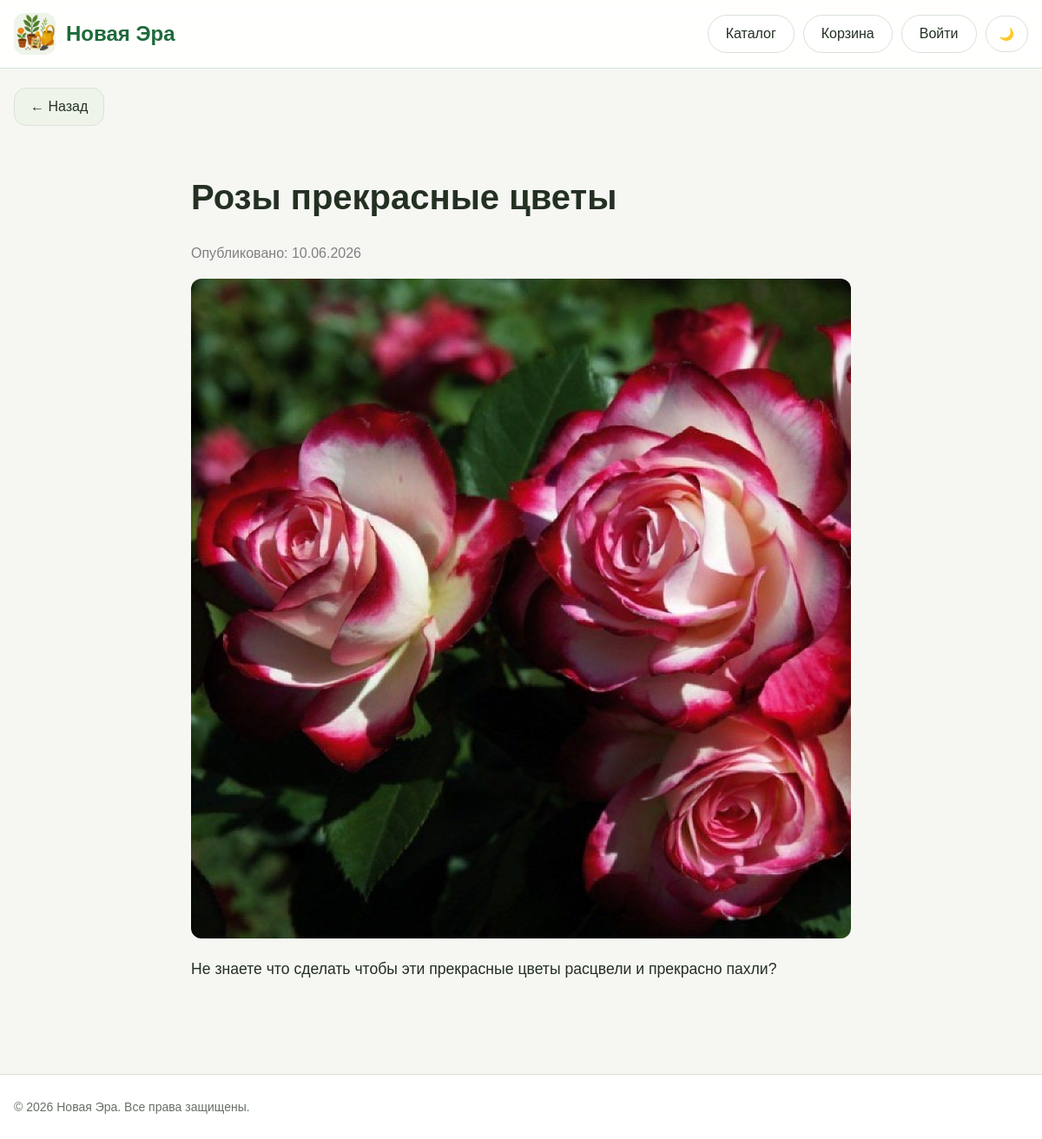
Page /blog/3 on the committed database.
### models.py (models this page shows)
class Post(db.Model):
    __tablename__ = 'post'
    id = db.Column(db.Integer, primary_key=True)
    title = db.Column(db.String(200), nullable=False)
    content = db.Column(db.Text, nullable=False)
    date_posted = db.Column(db.DateTime, default=datetime.now)
    image_post = db.Column(db.String(255))
    product_id = db.Column(db.Integer, db.ForeignKey('products.id'), nullable=True)
    related_product = db.relationship('Product', backref='posts')

### routes.py (the view)
@bp.route('/blog/<int:post_id>')
def post_detail(post_id):
    post = Post.query.get_or_404(post_id)
    return render_template('post.html', post=post)

### templates/post.html (shortened to what this page needs)
{% extends "base.html" %}
{% block content %}
<a href="javascript:history.back()" class="back-btn">
        ← Назад
    </a>
<article class="post-container" style="max-width: 800px; margin: 40px auto; padding: 0 20px;">
    <header>
        <h1 style="font-size: 2.5rem;">{{ post.title }}</h1>
        <p style="color: gray;">Опубликовано: {{ post.date_posted.strftime('%d.%m.%Y') }}</p>
    </header>
    {% if post.image_post %}
    <img src="/{{ post.image_post.lstrip('/') }}" alt="{{ post.title }}" style="width: 100%; border-radius: 12px; margin: 20px 0;">
    {% endif %}
    <div class="post-content" style="font-size: 1.1rem; line-height: 1.8;">
        {{ post.content | safe }}
    </div>
</article>
{% endblock %}

### static/css/style.css (style rules this page uses)
:root { --bg: #f6f7f3; --surface: #ffffff; --surface-soft: #eef4ea; --text: #233022; --muted: #667066; --brand: #1d6a3a; --brand-dark: #14552d; --border: #d9e3d6; --shadow: 0 12px 30px rgba(16, 48, 26, 0.08); --error: #b33a3a; --warning: #b46f0b; --success: #2a7d46; }
*, *::before, *::after { box-sizing: border-box; }
html { scroll-behavior: smooth; }
body { margin: 0; font-family: Arial, Helvetica, sans-serif; background: var(--bg); color: var(--text); }
a { color: inherit; text-decoration: none; }
img { max-width: 100%; display: block; }
.back-btn { margin-bottom: 20px; display: inline-block; }
.save-btn, .buy-btn, .back-btn { border: 0; border-radius: 14px; padding: 12px 18px; cursor: pointer; transition: .2s ease; }
.back-btn { background: var(--surface-soft); color: var(--text); border: 1px solid var(--border); }

### rows in the picture
Post: title "Розы прекрасные цветы", date_posted "10.06.2026", image_post.lstrip (picture), content "Не знаете что сделать чтобы эти прекрасные цветы расцвели и прекрасно пахли?"

### other values in the picture
{{ brand_name }} "Новая Эра"
